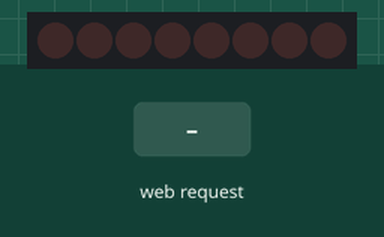
Recording of a program running on a simulated Seeed XIAO ESP32-C3. On the bench: 8 shift-register outputs drawn as a row of LEDs (first output left, lit = HIGH). Wiring (inferred from the names in the program): shift register (74HC595): data GPIO 3; shift clock GPIO 2. Wiring (inferred from the signals the program sends): row of LEDs: on Q0, Q1, Q2, Q3, Q4, Q5, Q6, Q7. Inputs (shaded band) come from the test bench. WiFi joins after 1.5 s; servers stay silent unless stated; what the program prints to the serial monitor is not drawn.

Above: at 4.7 s.
4.8 s: HTTP request GET /0/on received
At 5.4 s:
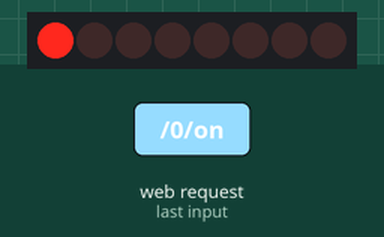
6.3 s: HTTP request GET /1/on received
At 7.5 s:
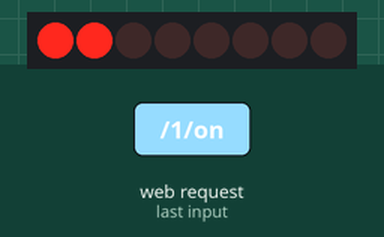
7.8 s: HTTP request GET /0/off received
At 8.9 s:
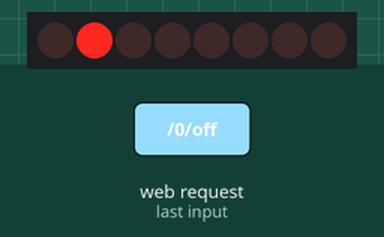
9.3 s: HTTP request GET /2/on received
At 10.0 s:
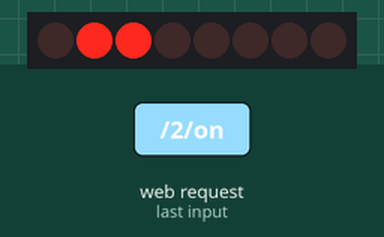
10.8 s: HTTP request GET /1/off received
At 11.1 s:
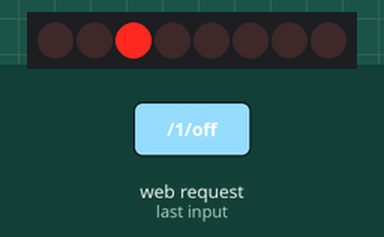
12.3 s: HTTP request GET /3/on received
At 13.5 s:
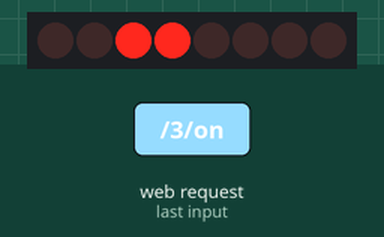
Timing chart, 0 to 14.8 s (numbered marks = the images above; inputs shaded):
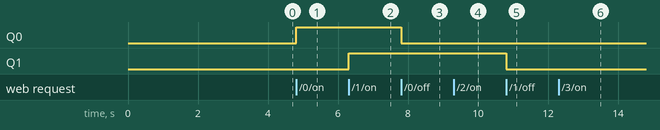

Measured:
- after the input at 4.8 s, Q0: LOW → HIGH at once
- after the input at 6.3 s, Q1: LOW → HIGH at once
- after the input at 7.8 s, Q0: HIGH → LOW at once
- after the input at 10.8 s, Q1: HIGH → LOW at once

The program:

main.cpp
```cpp
#include <WiFi.h>
#include <bitset>

// Replace with your network credentials
const char *ssid = "Hotspot";
const char *password = "Password";

// LED pins
#define clock D0
#define data D1

uint8_t ledByte = B00000000;

// Set web server port number to 80
WiFiServer server(80);

// Variable to store the HTTP request
String header;

// Auxiliary variables to store the current output state
String output1State = "off";

// Assign output variables to GPIO pins
const int output1 = 2;

void setup() {
  pinMode(clock, OUTPUT); // make the clock pin an output
  pinMode(data , OUTPUT); // make the data pin an output

  Serial.begin(115200);
  // Initialize the output variables as outputs
  pinMode(output1, OUTPUT);
  digitalWrite(output1, LOW);


  // Connect to Wi-Fi network with SSID and password
  Serial.print("Connecting to ");
  Serial.println(ssid);
  WiFi.begin(ssid, password);
  while (WiFi.status() != WL_CONNECTED) {
    delay(500);
    Serial.print(".");
  }
  delay(2000);
  // Print local IP address and start web server
  Serial.println("");
  Serial.println("WiFi connected.");
  Serial.println("IP address: ");
  Serial.println(WiFi.localIP());
  server.begin();

  shiftOut(data, clock, MSBFIRST, B00000000); // send this binary value to the shift register
}

void loop(){
  WiFiClient client = server.available();   // Listen for incoming clients

  //shiftOut(data, clock, MSBFIRST, ledByte); // send this binary value to the shift register

  if (client) {                             // If a new client connects,
    Serial.println("New Client.");          // print a message out in the serial port
    String currentLine = "";                // make a String to hold incoming data from the client
    while (client.connected()) {            // loop while the client's connected
      if (client.available()) {             // if there's bytes to read from the client,
        char c = client.read();             // read a byte, then
        Serial.write(c);                    // print it out the serial monitor
        header += c;
        if (c == '\n') {                    // if the byte is a newline character
          // if the current line is blank, you got two newline characters in a row.
          // that's the end of the client HTTP request, so send a response:
          if (currentLine.length() == 0) {
            // HTTP headers always start with a response code (e.g. HTTP/1.1 200 OK)
            // and a content-type so the client knows what's coming, then a blank line:
            client.println("HTTP/1.1 200 OK");
            client.println("Content-type:text/html");
            client.println("Connection: close");
            client.println();


            // Set bit for LED 0
            if (header.indexOf("GET /0/on") >= 0) {
              Serial.println("LED 0 on");
              bitSet(ledByte, 0);
              shiftOut(data, clock, MSBFIRST, ledByte); // send this binary value to the shift register/
            } else if (header.indexOf("GET /0/off") >= 0) {
              Serial.println("LED 0 off");
              bitClear(ledByte, 0);
              shiftOut(data, clock, MSBFIRST, ledByte); // send this binary value to the shift register
            }

            // Set bit for LED 1
            if (header.indexOf("GET /1/on") >= 0) {
              Serial.println("LED 1 on");
              bitSet(ledByte, 1);
              shiftOut(data, clock, MSBFIRST, ledByte); // send this binary value to the shift register/
            } else if (header.indexOf("GET /1/off") >= 0) {
              Serial.println("LED 1 off");
              bitClear(ledByte, 1);
              shiftOut(data, clock, MSBFIRST, ledByte); // send this binary value to the shift register
            }

            // Set bit for LED 2
            if (header.indexOf("GET /2/on") >= 0) {
              Serial.println("LED 2 on");
              bitSet(ledByte, 2);
              shiftOut(data, clock, MSBFIRST, ledByte); // send this binary value to the shift register/
            } else if (header.indexOf("GET /2/off") >= 0) {
              Serial.println("LED 2 off");
              bitClear(ledByte, 2);
              shiftOut(data, clock, MSBFIRST, ledByte); // send this binary value to the shift register
            }

            // Set bit for LED 3
            if (header.indexOf("GET /3/on") >= 0) {
              Serial.println("LED 3 on");
              bitSet(ledByte, 3);
              shiftOut(data, clock, MSBFIRST, ledByte); // send this binary value to the shift register/
            } else if (header.indexOf("GET /3/off") >= 0) {
              Serial.println("LED 3 off");
              bitClear(ledByte, 3);
              shiftOut(data, clock, MSBFIRST, ledByte); // send this binary value to the shift register
            }

            // Set bit for LED 4
            if (header.indexOf("GET /4/on") >= 0) {
              Serial.println("LED 4 on");
              bitSet(ledByte, 4);
              shiftOut(data, clock, MSBFIRST, ledByte); // send this binary value to the shift register/
            } else if (header.indexOf("GET /4/off") >= 0) {
              Serial.println("LED 4 off");
              bitClear(ledByte, 4);
              shiftOut(data, clock, MSBFIRST, ledByte); // send this binary value to the shift register
            }

            // Set bit for LED 5
            if (header.indexOf("GET /5/on") >= 0) {
              Serial.println("LED 5 on");
              bitSet(ledByte, 5);
              shiftOut(data, clock, MSBFIRST, ledByte); // send this binary value to the shift register/
            } else if (header.indexOf("GET /5/off") >= 0) {
              Serial.println("LED 5 off");
              bitClear(ledByte, 5);
              shiftOut(data, clock, MSBFIRST, ledByte); // send this binary value to the shift register
            }

            // Set bit for LED 6
            if (header.indexOf("GET /6/on") >= 0) {
              Serial.println("LED 6 on");
              bitSet(ledByte, 6);
              shiftOut(data, clock, MSBFIRST, ledByte); // send this binary value to the shift register/
            } else if (header.indexOf("GET /6/off") >= 0) {
              Serial.println("LED 6 off");
              bitClear(ledByte, 6);
              shiftOut(data, clock, MSBFIRST, ledByte); // send this binary value to the shift register
            }

            // Set bit for LED 7
            if (header.indexOf("GET /7/on") >= 0) {
              Serial.println("LED 7 on");
              bitSet(ledByte, 7);
              shiftOut(data, clock, MSBFIRST, ledByte); // send this binary value to the shift register/
            } else if (header.indexOf("GET /7/off") >= 0) {
              Serial.println("LED 7 off");
              bitClear(ledByte, 7);
              shiftOut(data, clock, MSBFIRST, ledByte); // send this binary value to the shift register
            }

            // Display the HTML web page
            client.println("<!DOCTYPE html><html>");
            client.println("<head><meta name=\"viewport\" content=\"width=device-width, initial-scale=1\">");
            client.println("<link rel=\"icon\" href=\"data:,\">");
            // CSS to style the on/off buttons
            client.println("<style> body { display: flex; justify-content: center; align-items: center; height: 100vh; margin: 0; }");
            client.println(".button { width: 60px; height: 60px; border-radius: 0%; background-color: #3498db; color: #fff; font-size: 24px; display: inline-flex; justify-content: center; align-items: center; margin: 5px; }");
            client.println(".top-line { display: flex; justify-content: center;}");
            client.println(".stem { display: flex; flex-direction: column; align-items: center; }");
            client.println(".bottom-curve { display: flex; justify-content: left; } </style>");

            // Web Page Heading
            client.println("<body><h1>\"J\" LED display</h1>");
            client.println("<div class=\"letter-j\">");
            // Top line of J
            client.println("<div class=\"top-line\">");
            for(int i = 0; i < 3; i++){
              if (bitRead(ledByte, i)) {
                client.println("<a href=\"/" + String(i) + "/off\"><div class=\"button\">Off</div></a>");
              } else {
                client.println("<a href=\"/" + String(i) + "/on\"><div class=\"button\">On</div></a>");
              }
            }
            client.println("</div>");

            // Stem part of J
            client.println("<div class=\"stem\">");
            for (int i = 3; i < 6; i++){
              if (bitRead(ledByte, i)) {
                client.println("<a href=\"/" + String(i) + "/off\"><div class=\"button\">Off</div></a>");
              } else {
                client.println("<a href=\"/" + String(i) + "/on\"><div class=\"button\">On</div></a>");
              }
            }
            client.println("</div>");

            // Bottom curve of J
            client.println("<div class=\"bottom-curve\">");
            for (int i = 7; i > 5; i--){
              if (bitRead(ledByte, i)) {
                client.println("<a href=\"/" + String(i) + "/off\"><div class=\"button\">Off</div></a>");
              } else {
                client.println("<a href=\"/" + String(i) + "/on\"><div class=\"button\">On</div></a>");
              }
            }
            client.println("</div>");

            client.println("</body></html>");

            // The HTTP response ends with another blank line
            client.println();
            // Break out of the while loop
            break;
          } else { // if you got a newline, then clear currentLine
            currentLine = "";
          }
        } else if (c != '\r') {  // if you got anything else but a carriage return character,
          currentLine += c;      // add it to the end of the currentLine
        }
      }
    }
    // Clear the header variable
    header = "";
    // Close the connection
    client.stop();
    Serial.println("Client disconnected.");
    Serial.println("");
  }
}
```
